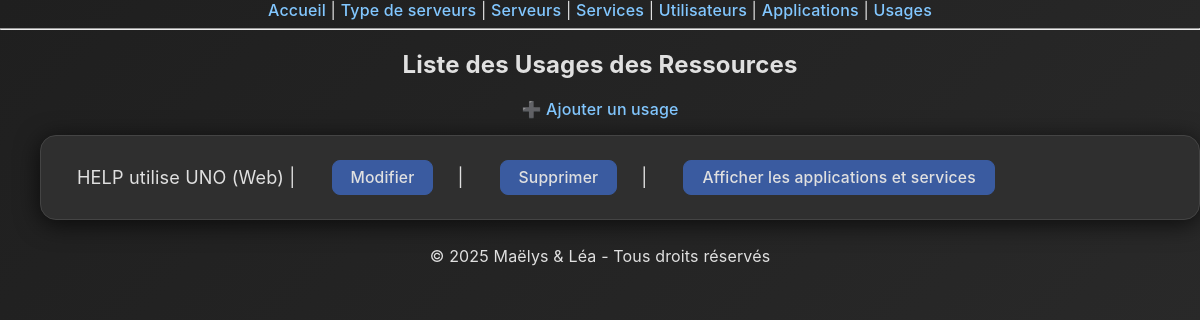
The page /usageressources/ on the database as committed earlier.
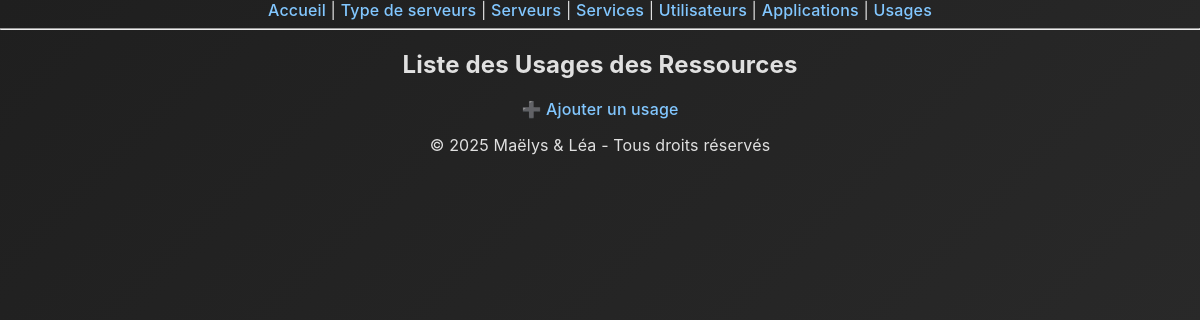
The same page on the database as committed later.
### monapp/models.py (models this page shows, shortened)
class UsageRessource(models.Model):
    applications = models.ForeignKey(Applications, on_delete=models.CASCADE)
    services = models.ForeignKey(Services, on_delete=models.CASCADE)
    type_ressource = models.CharField(max_length=50, choices=[
        ("Web", "Web"),
        ("DB", "Base de données"),
        ("Stockage", "Stockage"),
    ])

class Applications(models.Model):
    nom_applications = models.CharField(max_length=100)
    logo_applications = models.ImageField(upload_to='logos/', null=True, blank=True)
    utilisateur_applications = models.ForeignKey(Utilisateurs, on_delete=models.CASCADE)
    memoire_utilisee = models.IntegerField(help_text="Mémoire utilisée en Mo", default=0)
    cpu_utilise = models.IntegerField(help_text="Nombre de CPU nécessaires", default=1)

class Services(models.Model):
    nom_services = models.CharField(max_length=100)
    date_lancement = models.DateField()
    espace_memoire_utilise = models.IntegerField(help_text="en Mo")
    memoire_vive_necessaire = models.IntegerField(help_text="en Mo")
    serveur_lancement = models.ForeignKey(Serveurs, on_delete=models.CASCADE)

### monapp/views.py (the view)
# urls.py: path('usageressources/', views.usageressource_list, name='usageressource_list'),
def usageressource_list(request):
    usages = UsageRessource.objects.all()
    return render(request, 'monapp/usageressource_list.html', {'usages': usages})

### monapp/templates/monapp/usageressource_list.html
{% extends 'monapp/base.html' %}
{% block content %}
<h2>Liste des Usages des Ressources</h2>
<a href="{% url 'usageressource_create' %}">➕ Ajouter un usage</a>
<ul>
    {% for usage in usages %}
        <li>
            {{ usage.applications.nom_applications }} utilise {{ usage.services.nom_services }} ({{ usage.type_ressource }})
            | <a href="{% url 'usageressource_update' usage.pk %}">Modifier</a>
            | <a href="{% url 'usageressource_delete' usage.pk %}" onclick="return confirm('Es-tu sûr de vouloir supprimer cet usage de ressource ?')">Supprimer</a>
            | <a href="{% url 'usageressource_affiche' %}">Afficher les applications et services</a>
        </li>
    {% endfor %}
</ul>
<footer>
  <p>© 2025 Maëlys & Léa - Tous droits réservés</p>
</footer>
{% endblock %}

Rows that differ between the two databases and show on the page:
removed UsageRessource: applications.nom_applications "HELP", services.nom_services "UNO", type_ressource "Web"
